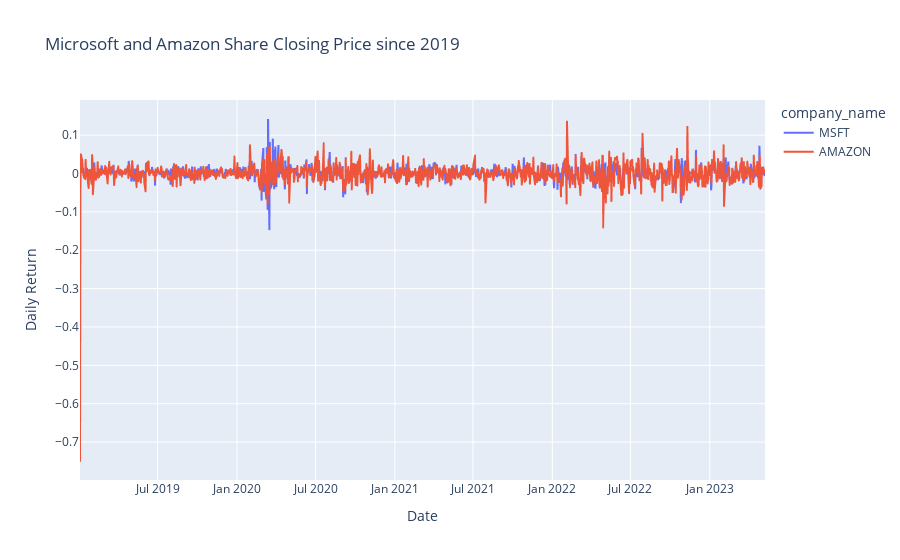

Notebook code for this chart:
### Code cell
fig = px.line(df, x="Date", y="Daily Return", title='Microsoft and Amazon Daily Return since 2019', color = 'company_name')
fig.show()

### Figure 1 — Plotly figure (JSON) as saved in the notebook; plotly's stock layout.template omitted (floating-point values rounded to 4 significant figures; data arrays with more than 128 entries replaced by an {"elided": "..."} marker saying what was removed)
{"data": [{"hovertemplate": "company_name=MSFT<br>Date=%{x}<br>Daily Return=%{y}<extra></extra>", "legendgroup": "MSFT", "line": {"color": "#636efa", "dash": "solid"}, "marker": {"symbol": "circle"}, "mode": "lines", "name": "MSFT", "showlegend": true, "type": "scattergl", "x": {"elided": "1096 str values"}, "xaxis": "x", "y": {"elided": "1096 float values"}, "yaxis": "y"}, {"hovertemplate": "company_name=AMAZON<br>Date=%{x}<br>Daily Return=%{y}<extra></extra>", "legendgroup": "AMAZON", "line": {"color": "#EF553B", "dash": "solid"}, "marker": {"symbol": "circle"}, "mode": "lines", "name": "AMAZON", "showlegend": true, "type": "scattergl", "x": {"elided": "1096 str values"}, "xaxis": "x", "y": {"elided": "1096 float values"}, "yaxis": "y"}], "layout": {"legend": {"title": {"text": "company_name"}, "tracegroupgap": 0}, "title": {"text": "Microsoft and Amazon Share Closing Price since 2019"}, "xaxis": {"anchor": "y", "domain": [0, 1], "title": {"text": "Date"}}, "yaxis": {"anchor": "x", "domain": [0, 1], "title": {"text": "Daily Return"}}}}
